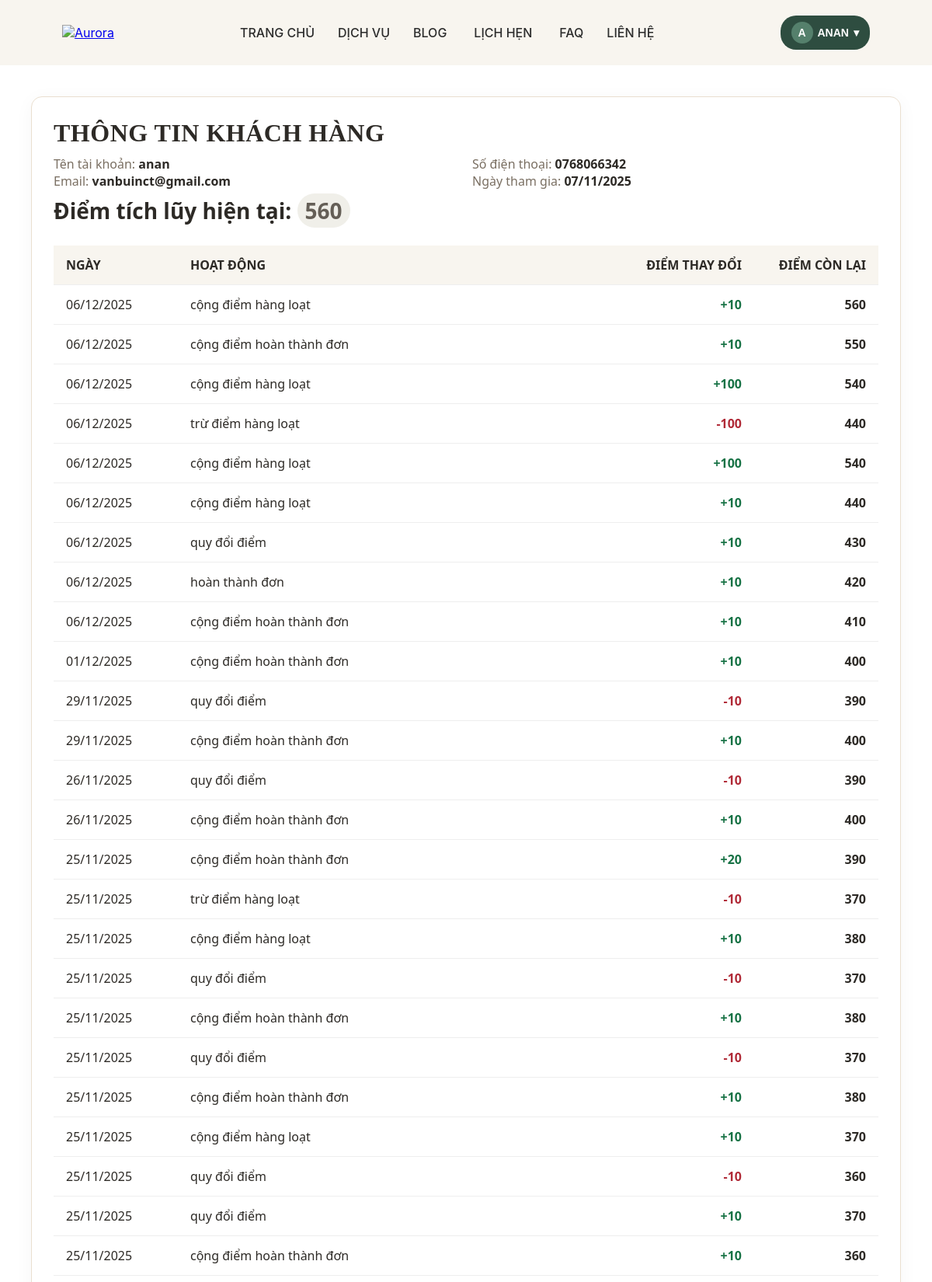
Page /diem-tich-luy/ (signed in, upper part) on the committed database.
### aurora/models.py (models this page shows, shortened)
class KhachHang(models.Model):
    user = models.OneToOneField(User, on_delete=models.CASCADE, null=True, blank=True)
    MaKhachHang = models.CharField(
        max_length=5,
        primary_key=True,
        blank=True,  # <— thêm
        help_text="VD: KH001"
    )
    HoTen=models.CharField(max_length=200)
    SDT = models.CharField(max_length=10)
    Email = models.EmailField(
        max_length=255,
        blank=True,
        null=True
    )
    DiaChi=models.CharField(max_length=300)
    NgaySinh=models.DateField(null=True, blank=True)
    class Meta:
        db_table = 'KhachHang'
        verbose_name = 'Khách Hàng'
        verbose_name_plural = 'Khách Hàng'

class DiemTichLuy(models.Model):
    MaKhachHang = models.OneToOneField(
        'KhachHang',                      # Khóa ngoại liên kết đến bảng KhachHang
        on_delete=models.CASCADE,
        db_column='MaKhachHang',
        primary_key=True,                 # Vừa là khóa chính, vừa là khóa ngoại
        validators=[MinLengthValidator(5)],
        help_text="Mã khách hàng (VD: KH001, KH002, ...)"
    )
    SoDiemHienTai = models.IntegerField(
        default=0,
        help_text="Số điểm tích lũy hiện tại của khách hàng"
    )
    class Meta:
        db_table = 'DiemTichLuy'
        verbose_name = 'Điểm Tích Lũy'
        verbose_name_plural = 'Điểm Tích Lũy'

class LichSuTichDiem(models.Model):
    MaGiaoDich = models.CharField(
        primary_key=True,
        max_length=5,
        help_text='Mã giao dịch'
    )
    LOAIGIAODICH_CHOICES = [
        ('Tích điểm', 'Tích điểm'),
        ('Quy đổi điểm', 'Quy đổi điểm'),
    ]
    LoaiGiaoDich = models.CharField(
        choices=LOAIGIAODICH_CHOICES,
        max_length=50,
        help_text='Loại giao dịch'
    )
    ChiTietGiaoDich = models.CharField(
        max_length=300,
        help_text='Chi tiết giao dịch'
    )
    NgayGiaoDich = models.DateTimeField(
        auto_now_add=True,
        help_text='Ngày giao dịch'
    )
    NgayCapNhat = models.DateTimeField(auto_now=True)
    MaKhachHang = models.ForeignKey(
        'KhachHang',
        on_delete=models.CASCADE,
        help_text="Khách hàng thực hiện giao dịch"
    )
    SoDiemThayDoi = models.IntegerField(
        help_text="Số điểm thay đổi (+ hoặc -)"
    )
    NguoiThucHien = models.ForeignKey(
        'NhanVien',
        on_delete=models.SET_NULL,
        null=True,
        blank=True,
        help_text='Nhân viên thực hiện giao dịch (tăng/giảm điểm)'
    )
    HanhDong = models.CharField(
        max_length=10,
        choices=[('+', 'Tăng'), ('-', 'Giảm')],
        null=True,
        blank=True,
        help_text='Giao dịch là cộng hay trừ điểm'
    )
    class Meta:
        db_table = 'LichSuTichDiem'
        verbose_name = 'Lịch Sử Tích Điểm'
        verbose_name_plural = 'Lịch Sử Tích Điểm'

### aurora/views.py (the view)
# urls.py: path('diem-tich-luy/', diem_view, name='diem'),
@login_required
def diem_view(request):
    kh = get_object_or_404(KhachHang, user=request.user)
    diem = DiemTichLuy.objects.get(MaKhachHang=kh)
    history = (
        LichSuTichDiem.objects
        .filter(MaKhachHang=kh)
        .order_by("-NgayGiaoDich")
    )
    running_balance = diem.SoDiemHienTai
    rows = []
    for tx in history:
        rows.append({
            "date": timezone.localtime(tx.NgayGiaoDich),
            "detail": tx.ChiTietGiaoDich,
            "delta": tx.SoDiemThayDoi,
            "balance_after": running_balance
        })
        running_balance -= tx.SoDiemThayDoi
    context = {
        "kh": kh,
        "diem": diem,
        "rows": rows,
        "joined": request.user.date_joined,
    }
    return render(request, "pages/diem.html", context)

### aurora/templates/pages/diem.html
{% extends "base.html" %}
{% load tz %}
{% block content %}
<div class="card" style="
    max-width:1120px;
    margin:40px auto;
    background:#fff;
    border:1px solid #eadfd0;
    border-radius:14px;
    padding:28px;
    box-shadow:0 4px 24px rgba(0,0,0,.04);
    font-family:system-ui,-apple-system,Segoe UI,Roboto,Helvetica,Arial,sans-serif;
    color:#2d2a26;
">
    <h1 style="font-weight:700;letter-spacing:.5px;font-family:'Playfair Display'">THÔNG TIN KHÁCH HÀNG</h1>
    <div class="grid" style="display:grid;grid-template-columns:1fr 1fr;gap:16px;margin-top:10px;">
        <div>
            <p><span style="color:#7a6f62;">Tên tài khoản:</span>
                <strong>{{ request.user.username }}</strong>
            </p>
            <p><span style="color:#7a6f62;">Email:</span>
                <strong>{{ kh.Email|default:request.user.email }}</strong>
            </p>
        </div>
        <div>
            <p><span style="color:#7a6f62;">Số điện thoại:</span>
                <strong>{{ kh.SDT }}</strong>
            </p>
            <p><span style="color:#7a6f62;">Ngày tham gia:</span>
                <strong>{{ joined|date:"d/m/Y" }}</strong>
            </p>
        </div>
    </div>
    <p class="total" style="font-size:28px;font-weight:800;margin-top:8px;">
        Điểm tích lũy hiện tại:
        <span style="background:#f0efe9;color:#655f57;padding:3px 10px;border-radius:999px;">
            {{ diem.SoDiemHienTai }}
        </span>
    </p>
    <table style="width:100%;border-collapse:collapse;margin-top:26px;">
        <thead>
            <tr style="background:#f8f5ef;">
                <th style="width:160px;padding:14px 16px;text-align:left;">NGÀY</th>
                <th style="padding:14px 16px;text-align:left;">HOẠT ĐỘNG</th>
                <th style="width:160px;padding:14px 16px;text-align:right;">ĐIỂM THAY ĐỔI</th>
                <th style="width:160px;padding:14px 16px;text-align:right;">ĐIỂM CÒN LẠI</th>
            </tr>
        </thead>
        <tbody>
            {% for r in rows %}
            <tr style="border-top:1px solid #eee;">
                <td style="padding:14px 16px;">{{ r.date|date:"d/m/Y" }}</td>
                <td style="padding:14px 16px;">{{ r.detail }}</td>
                <td style="padding:14px 16px;text-align:right;">
                    {% if r.delta >= 0 %}
                        <span style="color:#177245;font-weight:700;">+{{ r.delta }}</span>
                    {% else %}
                        <span style="color:#b02a37;font-weight:700;">{{ r.delta }}</span>
                    {% endif %}
                </td>
                <td style="padding:14px 16px;text-align:right;font-weight:700;">
                    {{ r.balance_after }}
                </td>
            </tr>
            {% empty %}
            <tr><td colspan="4" style="padding:18px;color:#7a6f62;text-align:center;">Chưa có giao dịch tích điểm.</td></tr>
            {% endfor %}
        </tbody>
    </table>
</div>
{% endblock %}

### aurora/templates/base.html (shortened to what this page needs)
<!DOCTYPE html>
<html lang="vi">
<head>
</head>
<body>
<header>
  <div class="logo">
    <a href="{% url 'home' %}"><img src="https://i.ibb.co/67CYk7vv/image-removebg-preview-12.png" alt="Aurora"></a>
  </div>
  <nav>
    <a href="{% url 'home' %}" class="{% if request.resolver_match.url_name == 'home' %}active{% endif %} ">TRANG CHỦ</a>
    <a href="{% url 'dichvu' %}" class="{% if request.resolver_match.url_name == 'dichvu' %}active{% endif %}">DỊCH VỤ</a>
    <a href="{% url 'blog' %}" class="{% if request.resolver_match.url_name == 'blog' %}active{% endif %}">BLOG</a>
    <div class="lichhen-menu">
      <span class="lichhen-btn
        {% if request.resolver_match.url_name == 'lichhen' or request.resolver_match.url_name == 'lichsu' %}active{% endif %}">
        LỊCH HẸN
      </span>
    </div>
    <a href="{% url 'faq' %}" class="{% if request.resolver_match.url_name == 'faq' %}active{% endif %}">FAQ</a>
    <a href="{% url 'lienhe' %}" class="{% if request.resolver_match.url_name == 'lienhe' %}active{% endif %}">LIÊN HỆ</a>
  </nav>
  <div class="btns">
    {% if user.is_authenticated %}
        <div class="user-menu">
            <button class="user-btn">
                <div class="avatar-circle">
                    {{ user.username|first|upper }}
                </div>
                {{ user.username|upper }}
                <span class="arrow-down">▾</span>
            </button>
        </div>
    {% else %}
        <button class="btn btn-login" onclick="location.href='{% url 'login' %}'">ĐĂNG NHẬP</button>
        <button class="btn btn-register" onclick="location.href='{% url 'register' %}'">ĐĂNG KÝ</button>
    {% endif %}
  </div>
</header>
{% block content %}{% endblock %}
</body>
</html>
</body>
</html>

### aurora/templates/base.html (style rules this page uses)
* { margin:0; padding:0; box-sizing:border-box; }
header { display:flex; justify-content:space-between; align-items:center; padding:20px 80px; background:#f8f5ef; font-family:'Inter',sans-serif; }
.logo img { height:80px; width:auto; }
nav { display:flex; gap:30px; align-items:center; }
nav a { text-decoration:none; color:#2d2d2d; font-weight:500; position:relative; }
.lichhen-menu { position: relative; display: inline-block; }
.lichhen-btn { text-decoration:none; color:#2d2d2d; font-weight:500; cursor: pointer; padding: 0 5px; }
.lichhen-menu::before { content: ""; position: absolute; top: 100%; left: 0; width: 100%; height: 12px; background: transparent; }
.btns { display:flex; gap:10px; }
.user-menu { position: relative; display: inline-block; }
.user-btn { background:#2e4d40; color:white; padding:8px 14px; border:none; border-radius:20px; cursor:pointer; font-size:14px; font-weight:600; display:flex; align-items:center; gap:6px; }
.avatar-circle { width:28px; height:28px; border-radius:50%; background:#55806c; display:flex; align-items:center; justify-content:center; color:white; font-size:14px; font-weight:600; }

### rows in the picture
KhachHang: Email "vanbuinct@gmail.com", SDT "0768066342"
DiemTichLuy: SoDiemHienTai "560"
LichSuTichDiem: detail "cộng điểm hàng loạt"
LichSuTichDiem: detail "cộng điểm hoàn thành đơn"
LichSuTichDiem: detail "cộng điểm hàng loạt"
LichSuTichDiem: detail "trừ điểm hàng loạt"
LichSuTichDiem: detail "cộng điểm hàng loạt"
LichSuTichDiem: detail "cộng điểm hàng loạt"
LichSuTichDiem: detail "quy đổi điểm"
LichSuTichDiem: detail "hoàn thành đơn"
LichSuTichDiem: detail "cộng điểm hoàn thành đơn"
LichSuTichDiem: detail "cộng điểm hoàn thành đơn"
LichSuTichDiem: detail "quy đổi điểm"
LichSuTichDiem: detail "cộng điểm hoàn thành đơn"
LichSuTichDiem: detail "quy đổi điểm"
LichSuTichDiem: detail "cộng điểm hoàn thành đơn"
LichSuTichDiem: detail "cộng điểm hoàn thành đơn"
LichSuTichDiem: detail "trừ điểm hàng loạt"
LichSuTichDiem: detail "cộng điểm hàng loạt"
LichSuTichDiem: detail "quy đổi điểm"
LichSuTichDiem: detail "cộng điểm hoàn thành đơn"
LichSuTichDiem: detail "quy đổi điểm"
LichSuTichDiem: detail "cộng điểm hoàn thành đơn"
LichSuTichDiem: detail "cộng điểm hàng loạt"
LichSuTichDiem: detail "quy đổi điểm"
LichSuTichDiem: detail "quy đổi điểm"
LichSuTichDiem: detail "cộng điểm hoàn thành đơn"

### other values in the picture
{{ user.username|first|upper }} "A"
{{ user.username|upper }} "ANAN"
{{ request.user.username }} "anan"
{{ joined|date:"d/m/Y" }} "07/11/2025"
{{ r.date|date:"d/m/Y" }} "06/12/2025" "06/12/2025" "06/12/2025" "06/12/2025" "06/12/2025" "06/12/2025" "06/12/2025" "06/12/2025" "06/12/2025" "01/12/2025" "29/11/2025" "29/11/2025" "26/11/2025" "26/11/2025" "25/11/2025" "25/11/2025" "25/11/2025" "25/11/2025" "25/11/2025" "25/11/2025" "25/11/2025" "25/11/2025" "25/11/2025" "25/11/2025" "25/11/2025"
{{ r.delta }} "10" "10" "100" "100" "10" "10" "10" "10" "10" "10" "10" "20" "10" "10" "10" "10" "10" "10"
{{ r.balance_after }} "560" "550" "540" "440" "540" "440" "430" "420" "410" "400" "390" "400" "390" "400" "390" "370" "380" "370" "380" "370" "380" "370" "360" "370" "360"
{{ r.delta }} "-100" "-10" "-10" "-10" "-10" "-10" "-10"
